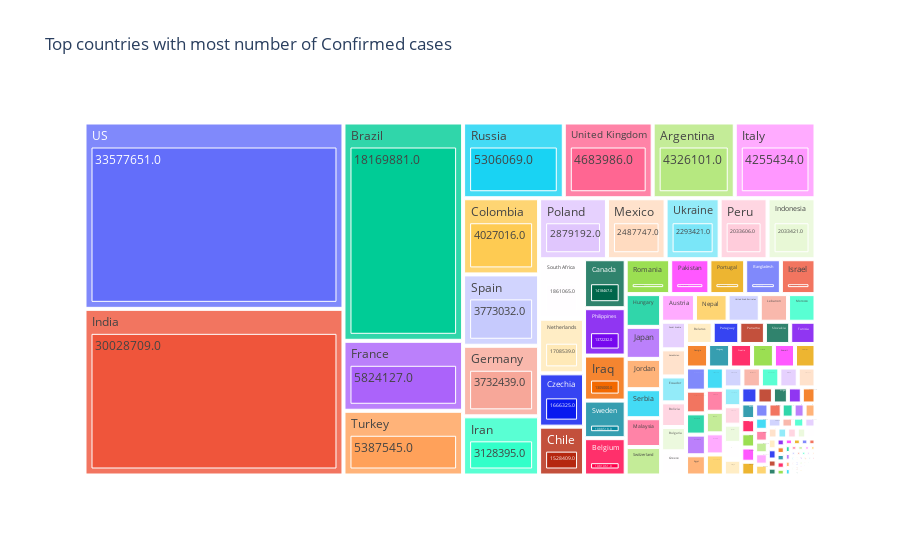
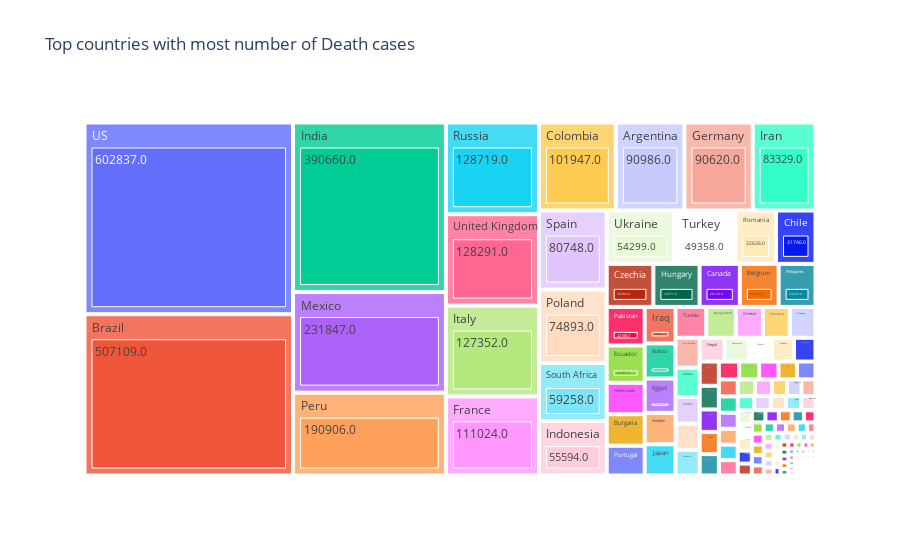
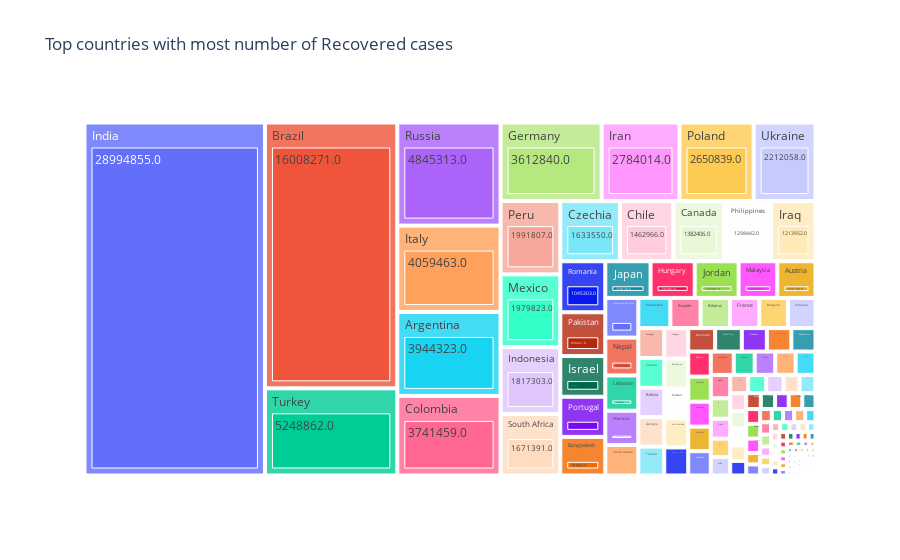
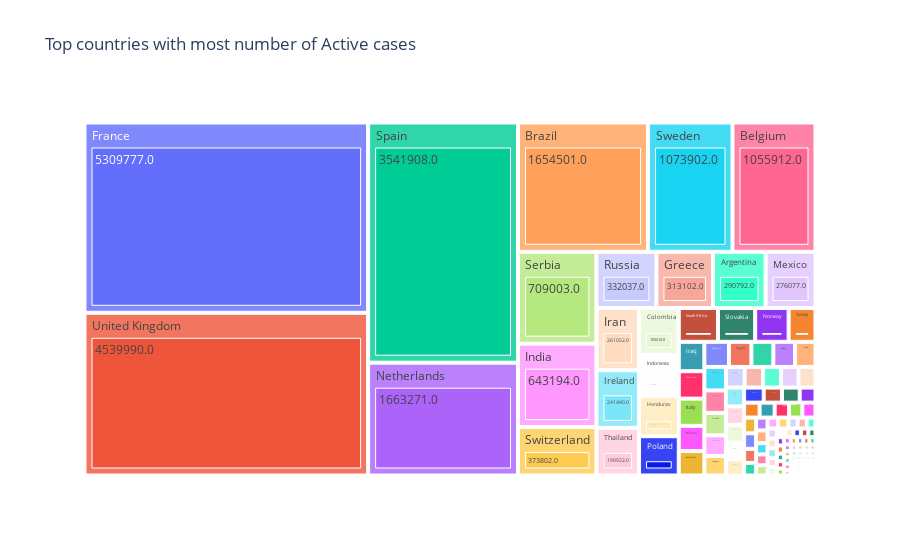

Write notebook code for charts like these, in order.
### Markdown cell above
## Treemap view

### Code cell
fig = px.treemap(sorted_confirmed_country, path = ['Country', 'Confirmed'], values = 'Confirmed',
                title="Top countries with most number of Confirmed cases")
fig.show();

fig = px.treemap(sorted_death_country, path = ['Country', 'Deaths'], values = 'Deaths',
                title="Top countries with most number of Death cases")
fig.show();

fig = px.treemap(sorted_recovered_country, path = ['Country', 'Recovered'], values = 'Recovered',
                title="Top countries with most number of Recovered cases")
fig.show();

fig = px.treemap(sorted_active_country, path = ['Country', 'Active'], values = 'Active',
                title="Top countries with most number of Active cases")
fig.show();

### Figure 1 — Plotly figure (JSON) as saved in the notebook; plotly's stock layout.template omitted (floating-point values rounded to 4 significant figures; data arrays with more than 128 entries replaced by an {"elided": "..."} marker saying what was removed)
{"data": [{"branchvalues": "total", "domain": {"x": [0, 1], "y": [0, 1]}, "hovertemplate": "labels=%{label}<br>Confirmed=%{value}<br>parent=%{parent}<br>id=%{id}<extra></extra>", "ids": {"elided": "388 str values"}, "labels": {"elided": "388 str values"}, "name": "", "parents": {"elided": "388 str values"}, "type": "treemap", "values": {"elided": "388 int values"}}], "layout": {"legend": {"tracegroupgap": 0}, "title": {"text": "Top countries with most number of Confirmed cases"}}}

### Figure 2 — Plotly figure (JSON) as saved in the notebook; plotly's stock layout.template omitted (floating-point values rounded to 4 significant figures; data arrays with more than 128 entries replaced by an {"elided": "..."} marker saying what was removed)
{"data": [{"branchvalues": "total", "domain": {"x": [0, 1], "y": [0, 1]}, "hovertemplate": "labels=%{label}<br>Deaths=%{value}<br>parent=%{parent}<br>id=%{id}<extra></extra>", "ids": {"elided": "388 str values"}, "labels": {"elided": "388 str values"}, "name": "", "parents": {"elided": "388 str values"}, "type": "treemap", "values": {"elided": "388 int values"}}], "layout": {"legend": {"tracegroupgap": 0}, "title": {"text": "Top countries with most number of Death cases"}}}

### Figure 3 — Plotly figure (JSON) as saved in the notebook; plotly's stock layout.template omitted (floating-point values rounded to 4 significant figures; data arrays with more than 128 entries replaced by an {"elided": "..."} marker saying what was removed)
{"data": [{"branchvalues": "total", "domain": {"x": [0, 1], "y": [0, 1]}, "hovertemplate": "labels=%{label}<br>Recovered=%{value}<br>parent=%{parent}<br>id=%{id}<extra></extra>", "ids": {"elided": "382 str values"}, "labels": {"elided": "382 str values"}, "name": "", "parents": {"elided": "382 str values"}, "type": "treemap", "values": {"elided": "382 int values"}}], "layout": {"legend": {"tracegroupgap": 0}, "title": {"text": "Top countries with most number of Recovered cases"}}}

### Figure 4 — Plotly figure (JSON) as saved in the notebook; plotly's stock layout.template omitted (floating-point values rounded to 4 significant figures; data arrays with more than 128 entries replaced by an {"elided": "..."} marker saying what was removed)
{"data": [{"branchvalues": "total", "domain": {"x": [0, 1], "y": [0, 1]}, "hovertemplate": "labels=%{label}<br>Active=%{value}<br>parent=%{parent}<br>id=%{id}<extra></extra>", "ids": {"elided": "387 str values"}, "labels": {"elided": "387 str values"}, "name": "", "parents": {"elided": "387 str values"}, "type": "treemap", "values": {"elided": "387 int values"}}], "layout": {"legend": {"tracegroupgap": 0}, "title": {"text": "Top countries with most number of Active cases"}}}
